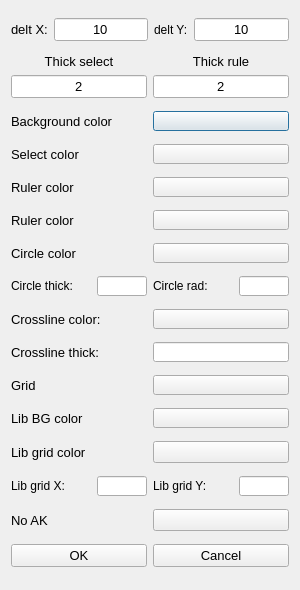
<?xml version="1.0" encoding="UTF-8"?>
<ui version="4.0">
 <class>propertiesDialog</class>
 <widget class="QDialog" name="propertiesDialog">
  <property name="geometry">
   <rect>
    <x>0</x>
    <y>0</y>
    <width>300</width>
    <height>590</height>
   </rect>
  </property>
  <property name="sizePolicy">
   <sizepolicy hsizetype="Preferred" vsizetype="Minimum">
    <horstretch>0</horstretch>
    <verstretch>0</verstretch>
   </sizepolicy>
  </property>
  <property name="minimumSize">
   <size>
    <width>300</width>
    <height>500</height>
   </size>
  </property>
  <property name="maximumSize">
   <size>
    <width>300</width>
    <height>1000</height>
   </size>
  </property>
  <property name="windowTitle">
   <string>Цветовая схема</string>
  </property>
  <property name="windowIcon">
   <iconset>
    <normaloff>:/qwin_otter/Otter</normaloff>:/qwin_otter/Otter</iconset>
  </property>
  <layout class="QVBoxLayout" name="verticalLayout">
   <item>
    <layout class="QHBoxLayout" name="Layout_cell">
     <item>
      <widget class="QLabel" name="label_cell_x">
       <property name="font">
        <font>
         <pointsize>10</pointsize>
        </font>
       </property>
       <property name="text">
        <string>delt X:</string>
       </property>
       <property name="alignment">
        <set>Qt::AlignLeading|Qt::AlignLeft|Qt::AlignVCenter</set>
       </property>
      </widget>
     </item>
     <item>
      <widget class="param_ed" name="lineCellX">
       <property name="font">
        <font>
         <pointsize>10</pointsize>
        </font>
       </property>
       <property name="text">
        <string>10</string>
       </property>
       <property name="alignment">
        <set>Qt::AlignCenter</set>
       </property>
      </widget>
     </item>
     <item>
      <widget class="QLabel" name="label_cell_y">
       <property name="text">
        <string>delt Y:</string>
       </property>
      </widget>
     </item>
     <item>
      <widget class="param_ed" name="lineCellY">
       <property name="font">
        <font>
         <pointsize>10</pointsize>
        </font>
       </property>
       <property name="text">
        <string>10</string>
       </property>
       <property name="alignment">
        <set>Qt::AlignCenter</set>
       </property>
      </widget>
     </item>
    </layout>
   </item>
   <item>
    <layout class="QHBoxLayout" name="horizontalLayout_thicks">
     <item>
      <layout class="QVBoxLayout" name="verticalLayout_thick_osc">
       <item>
        <widget class="QLabel" name="label_thick_sel">
         <property name="sizePolicy">
          <sizepolicy hsizetype="Preferred" vsizetype="Fixed">
           <horstretch>0</horstretch>
           <verstretch>0</verstretch>
          </sizepolicy>
         </property>
         <property name="font">
          <font>
           <pointsize>10</pointsize>
          </font>
         </property>
         <property name="text">
          <string>Thick select</string>
         </property>
         <property name="alignment">
          <set>Qt::AlignCenter</set>
         </property>
        </widget>
       </item>
       <item>
        <widget class="param_ed" name="ed_thick_sel">
         <property name="font">
          <font>
           <pointsize>10</pointsize>
          </font>
         </property>
         <property name="text">
          <string>2</string>
         </property>
         <property name="alignment">
          <set>Qt::AlignCenter</set>
         </property>
        </widget>
       </item>
      </layout>
     </item>
     <item>
      <layout class="QVBoxLayout" name="verticalLayout_thick_strob">
       <item>
        <widget class="QLabel" name="label_thick_rule">
         <property name="sizePolicy">
          <sizepolicy hsizetype="Preferred" vsizetype="Fixed">
           <horstretch>0</horstretch>
           <verstretch>0</verstretch>
          </sizepolicy>
         </property>
         <property name="font">
          <font>
           <pointsize>10</pointsize>
          </font>
         </property>
         <property name="text">
          <string>Thick rule</string>
         </property>
         <property name="alignment">
          <set>Qt::AlignCenter</set>
         </property>
        </widget>
       </item>
       <item>
        <widget class="param_ed" name="ed_thick_rule">
         <property name="font">
          <font>
           <pointsize>10</pointsize>
          </font>
         </property>
         <property name="text">
          <string>2</string>
         </property>
         <property name="alignment">
          <set>Qt::AlignCenter</set>
         </property>
        </widget>
       </item>
      </layout>
     </item>
    </layout>
   </item>
   <item>
    <layout class="QHBoxLayout" name="Layout_col_background">
     <item>
      <widget class="QLabel" name="lab_col_background">
       <property name="font">
        <font>
         <pointsize>10</pointsize>
        </font>
       </property>
       <property name="text">
        <string>Background color</string>
       </property>
       <property name="alignment">
        <set>Qt::AlignLeading|Qt::AlignLeft|Qt::AlignVCenter</set>
       </property>
      </widget>
     </item>
     <item>
      <widget class="QPushButtonColored" name="Button_col_background">
       <property name="maximumSize">
        <size>
         <width>150</width>
         <height>20</height>
        </size>
       </property>
      </widget>
     </item>
    </layout>
   </item>
   <item>
    <layout class="QHBoxLayout" name="Layout_col_ocs">
     <item>
      <widget class="QLabel" name="label_sel">
       <property name="font">
        <font>
         <pointsize>10</pointsize>
        </font>
       </property>
       <property name="text">
        <string>Select color</string>
       </property>
      </widget>
     </item>
     <item>
      <widget class="QPushButtonColored" name="Button_col_sel">
       <property name="maximumSize">
        <size>
         <width>150</width>
         <height>20</height>
        </size>
       </property>
      </widget>
     </item>
    </layout>
   </item>
   <item>
    <layout class="QHBoxLayout" name="Layout_col_cell">
     <item>
      <widget class="QLabel" name="label_col_rule">
       <property name="font">
        <font>
         <pointsize>10</pointsize>
        </font>
       </property>
       <property name="text">
        <string>Ruler color</string>
       </property>
      </widget>
     </item>
     <item>
      <widget class="QPushButtonColored" name="Button_col_rule">
       <property name="maximumSize">
        <size>
         <width>150</width>
         <height>20</height>
        </size>
       </property>
      </widget>
     </item>
    </layout>
   </item>
   <item>
    <layout class="QHBoxLayout" name="Layout_col_cell1">
     <item>
      <widget class="QLabel" name="label_col_rule1">
       <property name="font">
        <font>
         <pointsize>10</pointsize>
        </font>
       </property>
       <property name="text">
        <string>Ruler color</string>
       </property>
      </widget>
     </item>
     <item>
      <widget class="QPushButtonColored" name="Button_col_rule1">
       <property name="maximumSize">
        <size>
         <width>150</width>
         <height>20</height>
        </size>
       </property>
      </widget>
     </item>
    </layout>
   </item>
   <item>
    <layout class="QHBoxLayout" name="Layout_col_strob">
     <item>
      <widget class="QLabel" name="label_col_circle">
       <property name="font">
        <font>
         <pointsize>10</pointsize>
        </font>
       </property>
       <property name="text">
        <string>Circle color</string>
       </property>
      </widget>
     </item>
     <item>
      <widget class="QPushButtonColored" name="Button_col_circle">
       <property name="maximumSize">
        <size>
         <width>150</width>
         <height>20</height>
        </size>
       </property>
      </widget>
     </item>
    </layout>
   </item>
   <item>
    <layout class="QHBoxLayout" name="horizontalLayout_circ">
     <item>
      <widget class="QLabel" name="label_c_thick">
       <property name="text">
        <string>Circle thick:</string>
       </property>
      </widget>
     </item>
     <item>
      <widget class="param_ed" name="ed_circle_thick">
       <property name="maximumSize">
        <size>
         <width>50</width>
         <height>20</height>
        </size>
       </property>
      </widget>
     </item>
     <item>
      <widget class="QLabel" name="label_circ_rad">
       <property name="text">
        <string>Circle rad:</string>
       </property>
      </widget>
     </item>
     <item>
      <widget class="param_ed" name="ed_circle_rad">
       <property name="maximumSize">
        <size>
         <width>50</width>
         <height>20</height>
        </size>
       </property>
      </widget>
     </item>
    </layout>
   </item>
   <item>
    <layout class="QHBoxLayout" name="Layout_col_text">
     <item>
      <widget class="QLabel" name="label_col_crs_2">
       <property name="font">
        <font>
         <pointsize>10</pointsize>
        </font>
       </property>
       <property name="text">
        <string>Сrossline color:</string>
       </property>
      </widget>
     </item>
     <item>
      <widget class="QPushButtonColored" name="Button_col_crs">
       <property name="maximumSize">
        <size>
         <width>150</width>
         <height>20</height>
        </size>
       </property>
      </widget>
     </item>
    </layout>
   </item>
   <item>
    <layout class="QHBoxLayout" name="Layout_col_sepLine">
     <item>
      <widget class="QLabel" name="label_col_crs">
       <property name="font">
        <font>
         <pointsize>10</pointsize>
        </font>
       </property>
       <property name="text">
        <string>Сrossline thick:</string>
       </property>
      </widget>
     </item>
     <item>
      <widget class="param_ed" name="ed_cross_thick">
       <property name="sizePolicy">
        <sizepolicy hsizetype="Minimum" vsizetype="Fixed">
         <horstretch>0</horstretch>
         <verstretch>0</verstretch>
        </sizepolicy>
       </property>
       <property name="maximumSize">
        <size>
         <width>150</width>
         <height>20</height>
        </size>
       </property>
      </widget>
     </item>
    </layout>
   </item>
   <item>
    <layout class="QHBoxLayout" name="Layout_col_marker">
     <item>
      <widget class="QLabel" name="label_col_grid">
       <property name="font">
        <font>
         <pointsize>10</pointsize>
        </font>
       </property>
       <property name="text">
        <string>Grid</string>
       </property>
      </widget>
     </item>
     <item>
      <widget class="QPushButtonColored" name="Button_col_grid">
       <property name="maximumSize">
        <size>
         <width>150</width>
         <height>20</height>
        </size>
       </property>
      </widget>
     </item>
    </layout>
   </item>
   <item>
    <layout class="QHBoxLayout" name="Layout_col_bg_lib">
     <item>
      <widget class="QLabel" name="label_col_bg_lib">
       <property name="font">
        <font>
         <pointsize>10</pointsize>
        </font>
       </property>
       <property name="text">
        <string>Lib BG color</string>
       </property>
      </widget>
     </item>
     <item>
      <widget class="QPushButtonColored" name="Button_col_lib_bg">
       <property name="maximumSize">
        <size>
         <width>150</width>
         <height>20</height>
        </size>
       </property>
      </widget>
     </item>
    </layout>
   </item>
   <item>
    <layout class="QHBoxLayout" name="Layout_col_lib_grid">
     <item>
      <widget class="QLabel" name="label_col_lib_grid">
       <property name="font">
        <font>
         <pointsize>10</pointsize>
        </font>
       </property>
       <property name="text">
        <string>Lib grid color</string>
       </property>
      </widget>
     </item>
     <item>
      <widget class="QPushButtonColored" name="Button_col_lib_grid"/>
     </item>
    </layout>
   </item>
   <item>
    <layout class="QHBoxLayout" name="horizontalLayout_circ1">
     <item>
      <widget class="QLabel" name="label_lib_x">
       <property name="text">
        <string>Lib grid X:</string>
       </property>
       <property name="text1" stdset="0">
        <string>Circle tick1:</string>
       </property>
      </widget>
     </item>
     <item>
      <widget class="param_ed" name="ed_lib_gr_x">
       <property name="maximumSize">
        <size>
         <width>50</width>
         <height>20</height>
        </size>
       </property>
       <property name="maximumSize1" stdset="0">
        <size>
         <width>50</width>
         <height>20</height>
        </size>
       </property>
      </widget>
     </item>
     <item>
      <widget class="QLabel" name="label_circ_rad1">
       <property name="text">
        <string>Lib grid Y:</string>
       </property>
       <property name="text1" stdset="0">
        <string>Circle rad1:</string>
       </property>
      </widget>
     </item>
     <item>
      <widget class="param_ed" name="ed_lib_gr_y">
       <property name="maximumSize">
        <size>
         <width>50</width>
         <height>20</height>
        </size>
       </property>
       <property name="maximumSize1" stdset="0">
        <size>
         <width>50</width>
         <height>20</height>
        </size>
       </property>
      </widget>
     </item>
    </layout>
   </item>
   <item>
    <layout class="QHBoxLayout" name="Layout_col_no_ak_2">
     <item>
      <widget class="QLabel" name="label_col_no_ak">
       <property name="font">
        <font>
         <pointsize>10</pointsize>
        </font>
       </property>
       <property name="text">
        <string>No AK</string>
       </property>
      </widget>
     </item>
     <item>
      <widget class="QPushButtonColored" name="Button_col_no_ak"/>
     </item>
    </layout>
   </item>
   <item>
    <layout class="QHBoxLayout" name="Layout_buttons">
     <item>
      <widget class="QPushButton" name="okButton">
       <property name="font">
        <font>
         <pointsize>10</pointsize>
        </font>
       </property>
       <property name="text">
        <string>OK</string>
       </property>
      </widget>
     </item>
     <item>
      <widget class="QPushButton" name="cancelButton">
       <property name="font">
        <font>
         <pointsize>10</pointsize>
        </font>
       </property>
       <property name="text">
        <string>Cancel</string>
       </property>
      </widget>
     </item>
    </layout>
   </item>
  </layout>
 </widget>
 <customwidgets>
  <customwidget>
   <class>QPushButtonColored</class>
   <extends>QPushButton</extends>
   <header location="global">QPushButtonColored.h</header>
  </customwidget>
  <customwidget>
   <class>param_ed</class>
   <extends>QLineEdit</extends>
   <header location="global">param_ed.h</header>
  </customwidget>
 </customwidgets>
 <resources>
  <include location="win_snail.qrc"/>
 </resources>
 <connections>
  <connection>
   <sender>okButton</sender>
   <signal>clicked()</signal>
   <receiver>propertiesDialog</receiver>
   <slot>accept()</slot>
   <hints>
    <hint type="sourcelabel">
     <x>78</x>
     <y>476</y>
    </hint>
    <hint type="destinationlabel">
     <x>149</x>
     <y>249</y>
    </hint>
   </hints>
  </connection>
  <connection>
   <sender>cancelButton</sender>
   <signal>clicked()</signal>
   <receiver>propertiesDialog</receiver>
   <slot>close()</slot>
   <hints>
    <hint type="sourcelabel">
     <x>221</x>
     <y>476</y>
    </hint>
    <hint type="destinationlabel">
     <x>149</x>
     <y>249</y>
    </hint>
   </hints>
  </connection>
 </connections>
</ui>
